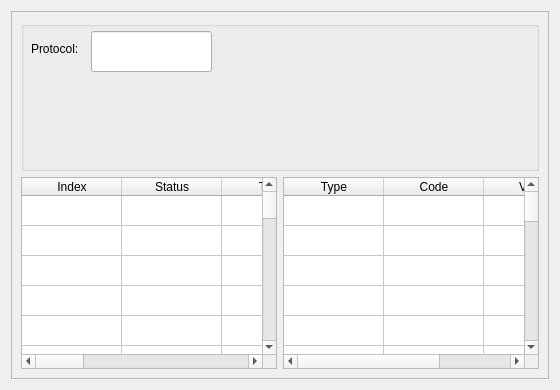
                     <widget class="QWidget" name="wired_prot">
                      <layout class="QVBoxLayout" name="verticalLayout_20">
                       <item>
                        <widget class="QFrame" name="frame_2">
                         <property name="frameShape">
                          <enum>QFrame::StyledPanel</enum>
                         </property>
                         <property name="frameShadow">
                          <enum>QFrame::Raised</enum>
                         </property>
                         <layout class="QGridLayout" name="gridLayout_2">
                          <item row="0" column="0" colspan="2">
                           <widget class="QGroupBox" name="groupBox">
                            <property name="minimumSize">
                             <size>
                              <width>0</width>
                              <height>150</height>
                             </size>
                            </property>
                            <property name="title">
                             <string/>
                            </property>
                            <widget class="QLabel" name="label">
                             <property name="geometry">
                              <rect>
                               <x>10</x>
                               <y>20</y>
                               <width>54</width>
                               <height>16</height>
                              </rect>
                             </property>
                             <property name="text">
                              <string>Protocol:</string>
                             </property>
                            </widget>
                            <widget class="QLineEdit" name="lineEdit">
                             <property name="geometry">
                              <rect>
                               <x>70</x>
                               <y>10</y>
                               <width>121</width>
                               <height>41</height>
                              </rect>
                             </property>
                            </widget>
                           </widget>
                          </item>
                          <item row="1" column="0">
                           <widget class="QTableWidget" name="tableWidget_msg">
                            <property name="selectionMode">
                             <enum>QAbstractItemView::SingleSelection</enum>
                            </property>
                            <property name="selectionBehavior">
                             <enum>QAbstractItemView::SelectRows</enum>
                            </property>
                            <attribute name="horizontalHeaderVisible">
                             <bool>true</bool>
                            </attribute>
                            <attribute name="horizontalHeaderMinimumSectionSize">
                             <number>34</number>
                            </attribute>
                            <attribute name="horizontalHeaderHighlightSections">
                             <bool>true</bool>
                            </attribute>
                            <attribute name="verticalHeaderVisible">
                             <bool>false</bool>
                            </attribute>
                            <attribute name="verticalHeaderDefaultSectionSize">
                             <number>30</number>
                            </attribute>
                            <row>
                             <property name="text">
                              <string>新建行</string>
                             </property>
                            </row>
                            <row>
                             <property name="text">
                              <string>新建行</string>
                             </property>
                            </row>
                            <row>
                             <property name="text">
                              <string>新建行</string>
                             </property>
                            </row>
                            <row>
                             <property name="text">
                              <string>新建行</string>
                             </property>
                            </row>
                            <row>
                             <property name="text">
                              <string>新建行</string>
                             </property>
                            </row>
                            <row>
                             <property name="text">
                              <string>新建行</string>
                             </property>
                            </row>
                            <row>
                             <property name="text">
                              <string>新建行</string>
                             </property>
                            </row>
                            <row>
                             <property name="text">
                              <string>新建行</string>
                             </property>
                            </row>
                            <row>
                             <property name="text">
                              <string>新建行</string>
                             </property>
                            </row>
                            <row>
                             <property name="text">
                              <string>新建行</string>
                             </property>
                            </row>
                            <row>
                             <property name="text">
                              <string>新建行</string>
                             </property>
                            </row>
                            <row>
                             <property name="text">
                              <string>新建行</string>
                             </property>
                            </row>
                            <row>
                             <property name="text">
                              <string>新建行</string>
                             </property>
                            </row>
                            <row>
                             <property name="text">
                              <string>新建行</string>
                             </property>
                            </row>
                            <row>
                             <property name="text">
                              <string>新建行</string>
                             </property>
                            </row>
                            <row>
                             <property name="text">
                              <string>新建行</string>
                             </property>
                            </row>
                            <row>
                             <property name="text">
                              <string>新建行</string>
                             </property>
                            </row>
                            <row>
                             <property name="text">
                              <string>新建行</string>
                             </property>
                            </row>
                            <row>
                             <property name="text">
                              <string>新建行</string>
                             </property>
                            </row>
                            <row>
                             <property name="text">
                              <string>新建行</string>
                             </property>
                            </row>
                            <row>
                             <property name="text">
                              <string>新建行</string>
                             </property>
                            </row>
                            <row>
                             <property name="text">
                              <string>新建行</string>
                             </property>
                            </row>
                            <row>
                             <property name="text">
                              <string>新建行</string>
                             </property>
                            </row>
                            <row>
                             <property name="text">
                              <string>新建行</string>
                             </property>
                            </row>
                            <row>
                             <property name="text">
                              <string>新建行</string>
                             </property>
                            </row>
                            <row>
                             <property name="text">
                              <string>新建行</string>
                             </property>
                            </row>
                            <row>
                             <property name="text">
                              <string>新建行</string>
                             </property>
                            </row>
                            <row>
                             <property name="text">
                              <string>新建行</string>
                             </property>
                            </row>
                            <row>
                             <property name="text">
                              <string>新建行</string>
                             </property>
                            </row>
                            <row>
                             <property name="text">
                              <string>新建行</string>
                             </property>
                            </row>
                            <row>
                             <property name="text">
                              <string>新建行</string>
                             </property>
                            </row>
                            <row>
                             <property name="text">
                              <string>新建行</string>
                             </property>
                            </row>
                            <row>
                             <property name="text">
                              <string>新建行</string>
                             </property>
                            </row>
                            <row>
                             <property name="text">
                              <string>新建行</string>
                             </property>
                            </row>
                            <row>
                             <property name="text">
                              <string>新建行</string>
                             </property>
                            </row>
                            <row>
                             <property name="text">
                              <string>新建行</string>
                             </property>
                            </row>
                            <row>
                             <property name="text">
                              <string>新建行</string>
                             </property>
                            </row>
                            <column>
                             <property name="text">
                              <string>Index</string>
                             </property>
                            </column>
                            <column>
                             <property name="text">
                              <string>Status</string>
                             </property>
                            </column>
                            <column>
                             <property name="text">
                              <string>Time</string>
                             </property>
                            </column>
                            <column>
                             <property name="text">
                              <string>Role</string>
                             </property>
                            </column>
                            <column>
                             <property name="text">
                              <string>Message</string>
                             </property>
                            </column>
                            <column>
                             <property name="text">
                              <string>Message ID</string>
                             </property>
                            </column>
                            <column>
                             <property name="text">
                              <string>Data</string>
                             </property>
                            </column>
                            <column>
                             <property name="text">
                              <string>Duration(us)</string>
                             </property>
                            </column>
                            <column>
                             <property name="text">
                              <string>Delta(us)</string>
                             </property>
                            </column>
                           </widget>
                          </item>
                          <item row="1" column="1">
                           <widget class="QTableWidget" name="tableWidget_analyzer">
                            <property name="maximumSize">
                             <size>
                              <width>400</width>
                              <height>16777215</height>
                             </size>
                            </property>
                            <property name="showDropIndicator" stdset="0">
                             <bool>true</bool>
                            </property>
                            <property name="selectionMode">
                             <enum>QAbstractItemView::SingleSelection</enum>
                            </property>
                            <property name="selectionBehavior">
                             <enum>QAbstractItemView::SelectRows</enum>
                            </property>
                            <property name="showGrid">
                             <bool>true</bool>
                            </property>
                            <attribute name="horizontalHeaderVisible">
                             <bool>true</bool>
                            </attribute>
                            <attribute name="horizontalHeaderCascadingSectionResizes">
                             <bool>false</bool>
                            </attribute>
                            <attribute name="horizontalHeaderHighlightSections">
                             <bool>true</bool>
                            </attribute>
                            <attribute name="verticalHeaderVisible">
                             <bool>false</bool>
                            </attribute>
                            <row>
                             <property name="text">
                              <string>新建行</string>
                             </property>
                            </row>
                            <row>
                             <property name="text">
                              <string>新建行</string>
                             </property>
                            </row>
                            <row>
                             <property name="text">
                              <string>新建行</string>
                             </property>
                            </row>
                            <row>
                             <property name="text">
                              <string>新建行</string>
                             </property>
                            </row>
                            <row>
                             <property name="text">
                              <string>新建行</string>
                             </property>
                            </row>
                            <row>
                             <property name="text">
                              <string>新建行</string>
                             </property>
                            </row>
                            <row>
                             <property name="text">
                              <string>新建行</string>
                             </property>
                            </row>
                            <row>
                             <property name="text">
                              <string>新建行</string>
                             </property>
                            </row>
                            <row>
                             <property name="text">
                              <string>新建行</string>
                             </property>
                            </row>
                            <row>
                             <property name="text">
                              <string>新建行</string>
                             </property>
                            </row>
                            <row>
                             <property name="text">
                              <string>新建行</string>
                             </property>
                            </row>
                            <row>
                             <property name="text">
                              <string>新建行</string>
                             </property>
                            </row>
                            <row>
                             <property name="text">
                              <string>新建行</string>
                             </property>
                            </row>
                            <row>
                             <property name="text">
                              <string>新建行</string>
                             </property>
                            </row>
                            <row>
                             <property name="text">
                              <string>新建行</string>
                             </property>
                            </row>
                            <row>
                             <property name="text">
                              <string>新建行</string>
                             </property>
                            </row>
                            <row>
                             <property name="text">
                              <string>新建行</string>
                             </property>
                            </row>
                            <row>
                             <property name="text">
                              <string>新建行</string>
                             </property>
                            </row>
                            <row>
                             <property name="text">
                              <string>新建行</string>
                             </property>
                            </row>
                            <row>
                             <property name="text">
                              <string>新建行</string>
                             </property>
                            </row>
                            <row>
                             <property name="text">
                              <string>新建行</string>
                             </property>
                            </row>
                            <row>
                             <property name="text">
                              <string>新建行</string>
                             </property>
                            </row>
                            <row>
                             <property name="text">
                              <string>新建行</string>
                             </property>
                            </row>
                            <row>
                             <property name="text">
                              <string>新建行</string>
                             </property>
                            </row>
                            <row>
                             <property name="text">
                              <string>新建行</string>
                             </property>
                            </row>
                            <column>
                             <property name="text">
                              <string>Type</string>
                             </property>
                            </column>
                            <column>
                             <property name="text">
                              <string>Code</string>
                             </property>
                            </column>
                            <column>
                             <property name="text">
                              <string>Value</string>
                             </property>
                            </column>
                           </widget>
                          </item>
                         </layout>
                        </widget>
                       </item>
                      </layout>
                     </widget>
